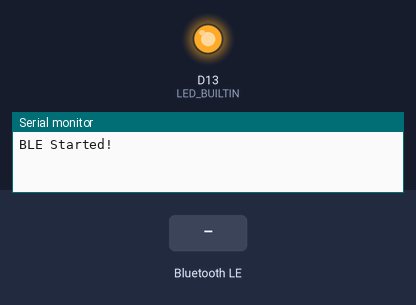
This sketch was run on a simulated Arduino Nano 33 IoT. On the bench: output pins drawn as LEDs (lit = HIGH), the last lines printed to the serial monitor. The test bench sets the inputs (shaded band). Nothing arrives over Bluetooth unless stated; a phone connects over Bluetooth LE 3 s after start.

Above: at 0.1 s.
At 4.8 s:
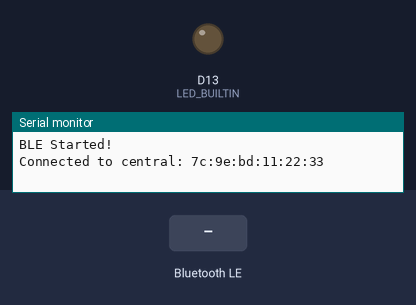
4.9 s: Bluetooth LE write "1" received
Timing chart, 0 to 7.9 s (numbered marks = the images above; inputs shaded):
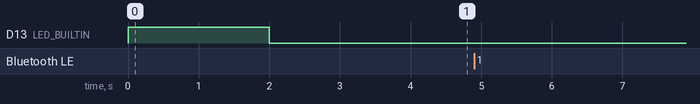

The sketch:

PS4_bluetooth.ino
```cpp
#include <Arduino.h>

bool isRunning= true;
volatile int counter = 0;
bool isOn = false;
volatile bool useAudio = false;
bool useIMU = true;
const int buzzerPin = 2;
const int buttonInteruptPin = 4;
int freq = 1000;
float x, y, z;


//ble
#include "ArduinoBLE.h"
BLEService ControllerService = BLEService("19b10000e8f2537e4f6cd104768a1214");
BLECharCharacteristic Movement = BLECharCharacteristic("19b10001e8f2537e4f6cd104768a1214", BLERead | BLEWrite);

void ToggleLED() {
  isOn = !isOn;
  digitalWrite(LED_BUILTIN, isOn);
}

void setup() {
  //Set pin 13 (buildin LED) to output
  pinMode(LED_BUILTIN, OUTPUT);

  //Start serial
  Serial.begin(115200);

    //ble
    if (!BLE.begin()) {
      Serial.println("starting BLE failed!");
    }
    else {
      // set local name and advertised service for BLE:
      BLE.setLocalName("IRTS-BOT");
      BLE.setAdvertisedService(ControllerService);

      // add the characteristic and service:
      ControllerService.addCharacteristic(Movement);
      BLE.addService(ControllerService);

      // start advertising
      BLE.advertise();

      Serial.println("BLE Started!");
    }


}

void loop() {
  if (isRunning)
  {
    BLEDevice central = BLE.central();

    if (central) {
          // print the central's BT address:
          Serial.print("Connected to central: ");
          Serial.println(central.address());

          while (central.connected()) {
            if (Movement.written())
            {
              unsigned char receivedContent = Movement.value();
              Serial.print(receivedContent);
            }

          }
    }
    else
    {
      ToggleLED();
      delay(2000);
    }
  }
}
```
